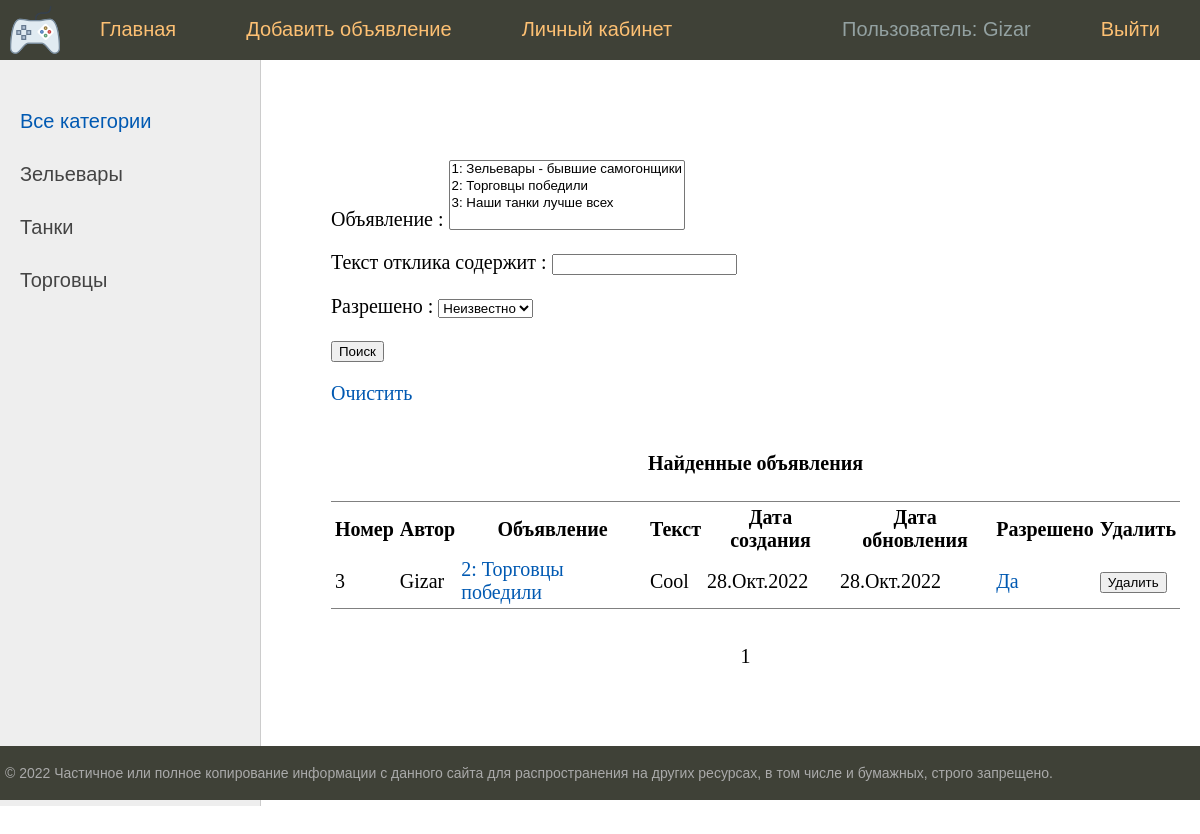
The page /lk/ (signed in) on the database its author committed.
### bboard/models.py (models this page shows, shortened)
class User(AbstractUser):
    email = models.EmailField(
        _("email address"),
        unique=True
    )
    email_verify = models.BooleanField(default=False)
    USERNAME_FIELD = "email"
    REQUIRED_FIELDS = ["username"]
    def __str__(self):
        return f'{self.username}'
    class Meta:
        verbose_name = 'Пользователь'
        verbose_name_plural = 'Пользователи'

class Category(models.Model):
    name = models.CharField(
        max_length=64,
        unique=True,
        verbose_name='Категория',
        help_text='Имя категории длинной не более 64 символов ',
    )
    slug = models.SlugField(max_length=255, unique=True, db_index=True, verbose_name="URL")
    def get_absolute_url(self):
        return reverse('category', kwargs={'cat_slug': self.slug})
    class Meta:
        verbose_name = 'Категория'
        verbose_name_plural = 'Категории'

class Reply(models.Model):
    user = models.ForeignKey('User', on_delete=models.CASCADE, verbose_name="Пользователь")
    post = models.ForeignKey('Post', on_delete=models.CASCADE, verbose_name="Пост")
    time_create = models.DateTimeField(auto_now_add=True)
    time_update = models.DateTimeField(auto_now=True)
    text = models.TextField(blank=True, verbose_name="Текс")
    is_approved = models.BooleanField(default=False, verbose_name="Разрешено")
    class Meta:
        verbose_name = 'Отклик'
        verbose_name_plural = 'Отклики'

class Post(models.Model):
    title = models.CharField(max_length=255, verbose_name="Заголовок")
    content = RichTextUploadingField(blank=True, default='', verbose_name="Текст")
    category = models.ForeignKey('Category', on_delete=models.PROTECT, verbose_name="Категория")
    user = models.ForeignKey('User', on_delete=models.CASCADE, verbose_name="Пользователь")
    photo = models.ImageField(upload_to="photos/%Y/%m/%d/", verbose_name="Фото заголовка", blank=True, null=True)
    time_create = models.DateTimeField(auto_now_add=True)
    time_update = models.DateTimeField(auto_now=True)
    is_created = models.BooleanField(default=True)
    slug = models.SlugField(max_length=255, unique=True, db_index=True, verbose_name="URL")
    is_published = models.BooleanField(default=True, verbose_name="Опубликовать")
    def __str__(self):
        return f"{self.id}: {self.title}"
    def get_absolute_url(self):
        return reverse('post', kwargs={'slug': self.slug}) # for view
    class Meta:
        verbose_name = 'Объявление'
        verbose_name_plural = 'Объявления'

### bboard/views.py (the view)
# urls.py: path('lk/', RepliesListSearchView.as_view(), name='replies_list_search'),
class RepliesListSearchView(DataMixin, ListView):
    model = Reply
    ordering = '-time_create'
    template_name = 'replies_search.html'
    context_object_name = 'finded_replies'
    paginate_by = 5 # Переопределим
    def get_queryset(self):
        queryset = super().get_queryset()
        queryset = queryset.filter(post__user=self.request.user)
        self.filterset = PostFilter(self.request.GET, queryset)
        return self.filterset.qs
    def get_context_data(self, **kwargs):
        context = super().get_context_data()
        context['filterset'] = self.filterset
        c_def = self.get_user_context(title="Поиск откликов:")
        context = dict(list(context.items()) + list(c_def.items()))
        return context

### bboard/utils.py (called while the page is built)
    def get_user_context(self, **kwargs):
        context = kwargs
        categories =  Category.objects.annotate(Count('post'))
        user_menu = menu.copy()
        if not self.request.user.is_authenticated:
            for i in range(3):
                user_menu.pop(1)
        else:
            user_menu.pop(4)
        context['menu'] = user_menu
        context['categories'] = categories
        if 'cat_selected' not in context:
            context['cat_selected'] = 0
        return context

### bboard/templates/bboard/replies_search.html (shortened to what this page needs)
{% extends 'base.html' %}
{% block content %}
<form action="" method="get">
    {{ filterset.form.as_p }}
    <input type="submit" value="Поиск" />
</form>
 <p><a href="{% url 'replies_list_search' %}">Очистить</a></p>
{% if finded_replies %}
    <table cellpadding="2" frame="hsides">
        <caption align="top"> <h4>Найденные объявления</h4></caption>
        <tr>
            <th>Номер</th>
            <th>Автор</th>
            <th>Объявление</th>
            <th>Текст</th>
            <th>Дата создания</th>
            <th>Дата обновления</th>
            <th>Разрешено</th>
            <th>Удалить</th>
        </tr>
        {% for reply in finded_replies %}
        <tr>
            <td align="left">{{ reply.pk }}</td>
            <td align="left">{{ reply.user }}</td>
            <td align="left"><a href="{{ reply.post.get_absolute_url }}">{{ reply.post }}</a></td>
            <td align="left">{{ reply.text }}</td>
            <td>{{ reply.time_create|date:'d.M.Y' }}</td>
            <td>{{ reply.time_update|date:'d.M.Y' }}</td>
            <td>
                {% if reply.is_approved %}
                    <a href="{% url 'change_approved' reply.pk %}" title = 'Нажми, чтобы изменить значение на "Нет"'>Да</a>
                {% else %}
                    <a href="{% url 'change_approved' reply.pk %}" title = 'Нажми, чтобы изменить значение на "Да"'>Нет</a>
                {% endif%}
            </td>
            <td>
                <form action="{% url 'reply_delete' reply.pk %}" method="delete">
                    <button>Удалить</button>
                </form>
            </td>
        </tr>
        {% endfor %}
    </table>
{% else %}
    <h3>Ничего не найдено</h3>
{% endif %}
{% endblock content %}

### templates/base.html (shortened to what this page needs)
<!DOCTYPE html>
<html>
<head>
	{% load static %}
	{% load bboard_tags %}
	<link type="text/css" href="{% static 'bboard/css/styles.css' %}" rel="stylesheet" />
</head>
<body>
	<table class="table-page" border=0 cellpadding="0" cellspacing="0">
	<tr><td valign=top>
	{% block mainmenu %}
			<div class="header">
				<ul id="mainmenu" class="mainmenu">
					<li class="logo"><a href="{% url 'home' %}"><div class="logo"></div></a></li>
					{% for m in menu %}
						{% if not forloop.last %}
							<li><a href="{% url m.url_name %}">{{ m.title }}</a></li>
						{% else %}
							<li class="last"><a href="{% url m.url_name %}">{{ m.title }}</a></li>
						{% endif %}
					{% endfor %}
					{% if user.is_authenticated %}
						<li class="last" style="color: #93a1a1 ">Пользователь: {{ user }}</li>
					{% else %}
						<li class="last"><a href="{% url 'register' %}">Зарегистрироваться</a></li>
					{% endif %}
				</ul>
			</div>
	{% endblock mainmenu %}
	<table class="table-content" border=0 cellpadding="0" cellspacing="0">
	<tr>
		<td valign="top" class="left-chapters">
		<ul id="leftchapters">
			{% if cat_selected == 0 %}
				<li class="selected">Все категории</li>
			{% else %}
				<li><a href="{% url 'home' %}">Все категории</a></li>
			{% endif %}
			{% for c in categories %}
			{% if c.post__count > 0 %}
					{% if c.pk == cat_selected %}
						<li class="selected">{{c.name}}</li>
					{% else %}
						<li><a href="{{ c.get_absolute_url }}">{{c.name}}</a></li>
					{% endif %}
			{% endif %}
			{% endfor %}
		</ul>
	</td>
	<td valign="top" class="content">
		<div class="content-text">
			{% block content %}
			{% endblock %}
			<nav class="list-pages">
				<ul>
					{% for p in paginator.page_range %}
							   {% if page_obj.number == p %}
					<li class="page-num page-num-selected">{{ p }}</li>
							   {% elif p >= page_obj.number|add:-2 and p <= page_obj.number|add:2  %}
					<li class="page-num">
						<a href="?page={{ p }}">{{ p }}</a>
					</li>
							   {% endif %}
					{% endfor %}
				</ul>
			</nav>
		</div>
	</td></tr></table>
	</td></tr>
	<tr><td valign=top>
		<div id="footer">
			<p>&copy; 2022 Частичное или полное копирование информации с данного сайта для распространения на других ресурсах, в том числе и бумажных, строго запрещено.</p>
		</div>
	</td></tr></table>
</body>
</html>

### bboard/static/bboard/css/styles.css (style rules this page uses)
html, body { font-family: 'Arial'; margin: 0; padding: 0; height: 100%; width: 100%; color: #444; }
a { color: #0059b2; text-decoration: none; }
.table-page { width: 100%; height: 100%; vertical-align: top; }
.table-page tr { height: 100%; }
.header { background: #3F4137; height: 60px; }
.logo { background: url('../images/logo.png') no-repeat 10px 5px; width: 70px; height: 60px; }
ul.mainmenu { list-style: none; margin: 0; padding: 0; height: 60px; color: #fdc073; font-size: 20px; overflow: hidden; }
ul.mainmenu li { float: left; margin: 18px 40px 0 30px; }
ul.mainmenu li.logo { margin: 0; }
ul.mainmenu li.last { float: right; }
ul.mainmenu li a { color: #fdc073; text-decoration: none; }
.table-content { width: 100%; min-height: 100%; height: 100%; }
.left-chapters { margin: 0; background: #eee; border-right: 1px solid #ccc; min-height: 100%; }
.left-chapters ul { width: 230px; min-height: 100%; margin: 0; padding: 20px 10px 10px 20px; list-style: none; font-size: 20px; }
.left-chapters ul li { margin: 30px 0 0 0; color: #999; }
.left-chapters ul li.selected { color: #0059b2; }
.left-chapters ul li a { color: #444; text-decoration: none; }
.content { padding: 40px 20px 20px 40px; width: 100%; box-sizing: border-box; }
.content-text { margin: 60px 0 0 30px; color: #000; font-size: 20px; font-family: Yandex Sans Display Light; }
#footer { box-sizing: border-box; background: #3F4137; padding: 5px; color: #aaa; font-size: 14px; font-family: Verdana, Geneva, Arial, Helvetica; text-align: left; overflow: hidden; }
.list-pages { text-align: center; margin: 0 0 20px 0; }
.list-pages ul { margin: 20px 0 0 0; padding: 0; list-style: none; }
.list-pages ul li { display: inline-block; margin: 0 20px 0 0; }
.list-pages .page-num, .page-num-selected { display: inline-block; width: 60px; height: 44px; padding: 16px 0 0 0; border: 1px solid #d0d0d0; border-radius: 30px; }
.list-pages .page-num-selected { border: none; color: #000; font-size: 20px; }

### rows shown on the page
User: username "Gizar"
Category: name "Зельевары"
Category: name "Танки"
Category: name "Торговцы"
Reply: pk "3", user "Gizar", post "2: Торговцы победили", text "Cool", time_create "28.Окт.2022", time_update "28.Окт.2022", is_approved "Да"

### other values the page prints
{{ m.title }} "Главная" "Добавить объявление" "Личный кабинет"
{{ m.title }} "Выйти"
{{ p }} "1"
